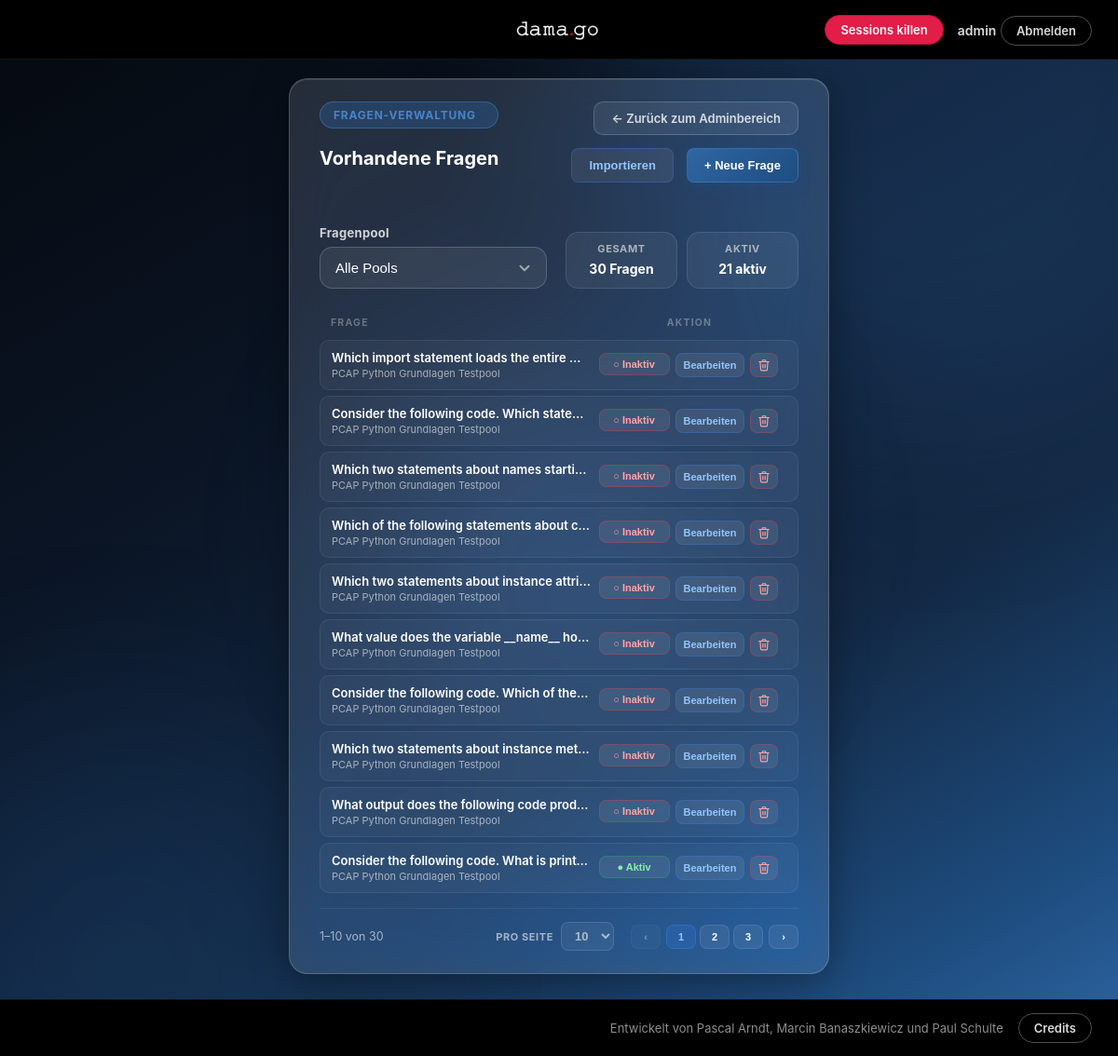
Screenshot of /PHP/manage_questions.php (signed in) with the database file from the repository.
### tables this page shows
CREATE TABLE `questions` (
  `id` int(10) unsigned NOT NULL AUTO_INCREMENT,
  `question_pool_id` int(10) unsigned NOT NULL,
  `question_text` text NOT NULL,
  `image_id` int(10) unsigned DEFAULT NULL,
  `explanation` text DEFAULT NULL,
  `created_by` int(10) unsigned NOT NULL,
  `is_active` tinyint(1) NOT NULL DEFAULT 0,
  `created_at` datetime NOT NULL DEFAULT current_timestamp(),
  `updated_at` datetime DEFAULT NULL ON UPDATE current_timestamp(),
  `updated_by` int(10) unsigned DEFAULT NULL,
  PRIMARY KEY (`id`),
  KEY `idx_questions_question_pool_id` (`question_pool_id`),
  KEY `idx_questions_created_by` (`created_by`),
  KEY `idx_questions_is_active` (`is_active`),
  KEY `idx_questions_image_id` (`image_id`),
  KEY `idx_questions_updated_by` (`updated_by`),
  CONSTRAINT `fk_questions_created_by` FOREIGN KEY (`created_by`) REFERENCES `users` (`id`) ON UPDATE CASCADE,
  CONSTRAINT `fk_questions_image` FOREIGN KEY (`image_id`) REFERENCES `media_files` (`id`) ON DELETE SET NULL ON UPDATE CASCADE,
  CONSTRAINT `fk_questions_question_pool` FOREIGN KEY (`question_pool_id`) REFERENCES `question_pools` (`id`) ON UPDATE CASCADE,
  CONSTRAINT `fk_questions_updated_by` FOREIGN KEY (`updated_by`) REFERENCES `users` (`id`) ON DELETE SET NULL ON UPDATE CASCADE
);

CREATE TABLE `question_pools` (
  `id` int(10) unsigned NOT NULL AUTO_INCREMENT,
  `name` varchar(100) NOT NULL,
  `description` text DEFAULT NULL,
  `created_by` int(10) unsigned NOT NULL,
  `is_active` tinyint(1) NOT NULL DEFAULT 1,
  `created_at` datetime NOT NULL DEFAULT current_timestamp(),
  `updated_at` datetime DEFAULT NULL ON UPDATE current_timestamp(),
  `updated_by` int(10) unsigned DEFAULT NULL,
  PRIMARY KEY (`id`),
  KEY `idx_question_pools_created_by` (`created_by`),
  KEY `idx_question_pools_name` (`name`),
  KEY `idx_question_pools_is_active` (`is_active`),
  KEY `idx_question_pools_updated_by` (`updated_by`),
  CONSTRAINT `fk_question_pools_created_by` FOREIGN KEY (`created_by`) REFERENCES `users` (`id`) ON UPDATE CASCADE,
  CONSTRAINT `fk_question_pools_updated_by` FOREIGN KEY (`updated_by`) REFERENCES `users` (`id`) ON DELETE SET NULL ON UPDATE CASCADE
);

### PHP/init.php (called while the page is built, shortened)
<?php
$username = $_SESSION["username"] ?? "Gast";
$role = $_SESSION["user_role"] ?? "guest";

### PHP/manage_questions.php (the view, shortened to what this page needs)
<?php
require_once 'init.php';
require_once 'db.php';
function e($val) {
    return htmlspecialchars((string)$val, ENT_QUOTES, 'UTF-8');
}
$selectedPool = isset($_GET['pool']) ? (int)$_GET['pool'] : 0;
if ($selectedPool > 0) {
    $stmtQ = $pdo->prepare("
        SELECT q.id, q.question_pool_id, q.question_text, q.explanation, q.is_active, q.image_id,
               qp.name AS pool_name, mf.file_name AS image_file
        FROM questions q
        INNER JOIN question_pools qp ON qp.id = q.question_pool_id
        LEFT JOIN media_files mf ON mf.id = q.image_id
        WHERE q.question_pool_id = ?
        ORDER BY q.id ASC
    ");
    $stmtQ->execute([$selectedPool]);
} else {
    $stmtQ = $pdo->query("
        SELECT q.id, q.question_pool_id, q.question_text, q.explanation, q.is_active, q.image_id,
               qp.name AS pool_name, mf.file_name AS image_file
        FROM questions q
        INNER JOIN question_pools qp ON qp.id = q.question_pool_id
        LEFT JOIN media_files mf ON mf.id = q.image_id
        ORDER BY q.question_pool_id ASC, q.id ASC
    ");
}
$questions = $stmtQ->fetchAll(PDO::FETCH_ASSOC);
$totalQuestions  = count($questions);
$activeQuestions = count(array_filter($questions, fn($q) => $q['is_active']));
$answersMap = [];
if (!empty($questions)) {
    $ids          = array_column($questions, 'id');
    $placeholders = implode(',', array_fill(0, count($ids), '?'));
    $stmtA = $pdo->prepare(
        "SELECT * FROM answer_options WHERE question_id IN ($placeholders) ORDER BY question_id, sort_order ASC"
    );
    $stmtA->execute($ids);
    foreach ($stmtA->fetchAll(PDO::FETCH_ASSOC) as $ans) {
        $answersMap[$ans['question_id']][] = $ans;
    }
}
?>
<!DOCTYPE html>
<html lang="de">
<head>
    <link rel="stylesheet" href="../CSS/style.css">
</head>
<body class="manage-questions-page">
<div class="page-orbs">
    <div class="orb orb-1"></div>
    <div class="orb orb-2"></div>
    <div class="orb orb-3"></div>
</div>
<?php include_once 'topbar.php'; ?>
<main class="play-layout">
    <section class="quiz-main mq-panel">
        <div class="mq-topbar">
            <div class="mq-topbar-info">
                <span class="eyebrow">Fragen-Verwaltung</span>
                <h2>Vorhandene Fragen</h2>
            </div>
            <div class="mq-topbar-actions mq-topbar-actions-stacked">
                <a href="<?php echo $role === 'admin' ? 'admin_area.php' : 'teacher_area.php'; ?>" class="back-button">
                    ← Zurück zum <?php echo $role === 'admin' ? 'Adminbereich' : 'Lehrerbereich'; ?>
                </a>
                <div class="mq-action-row">
                    <button type="button" class="btn-icon btn-edit mq-action-btn" onclick="openImportModal()">
                        Importieren
                    </button>
                    <button type="button" class="btn-icon btn-add mq-action-btn" onclick="openCreateModal()">
                        + Neue Frage
                    </button>
                </div>
            </div>
        </div>
        <div class="mq-toolbar">
            <form method="GET" action="manage_questions.php" class="form-group pool-filter-form mq-filter">
                <label for="poolFilter">Fragenpool</label>
                <select id="poolFilter" name="pool" onchange="this.form.submit()">
                    <option value="">Alle Pools</option>
                </select>
            </form>
            <div class="lobby-meta mq-meta">
                <div>
                    <span>Gesamt</span>
                    <strong><?php echo $totalQuestions; ?> Fragen</strong>
                </div>
                <div>
                    <span>Aktiv</span>
                    <strong><?php echo $activeQuestions; ?> aktiv</strong>
                </div>
            </div>
        </div>
        <div class="question-list-header">
            <span class="col-frage">Frage</span>
            <span class="col-qaktion">Aktion</span>
        </div>
        <div class="question-list" id="questionList">
            <?php if (empty($questions)): ?>
                <div class="empty-list-hint">
                    Keine Fragen gefunden.
                </div>
            <?php else: ?>
                <?php foreach ($questions as $q):
                    $qAnswers = $answersMap[$q['id']] ?? [];
                    $qData = [
                        'id'          => $q['id'],
                        'pool'        => $q['question_pool_id'],
                        'text'        => $q['question_text'],
                        'explanation' => $q['explanation'] ?? '',
                        'status'      => $q['is_active'] ? 'active' : 'inactive',
                        'image'       => $q['image_file'] ?? '',
                        'answers'     => array_map(fn($a) => [
                            'answer_text' => $a['answer_text'],
                            'explanation' => $a['explanation'],
                            'is_correct'  => (int)$a['is_correct'],
                            'sort_order'  => (int)$a['sort_order'],
                        ], $qAnswers),
                    ];
                ?>
                    <div class="question-row" data-pool="<?php echo $q['question_pool_id']; ?>" data-active="<?php echo $q['is_active']; ?>" data-tooltip="<?php echo e($q['question_text']); ?>">
                        <div class="col-frage">
                            <div class="mq-frage-texts">
                                <div class="question-text">
                                    <?php echo e($q['question_text']); ?>
                                </div>
                                <div class="question-pool-label"><?php echo e($q['pool_name']); ?></div>
                            </div>
                        </div>
                        <div class="col-qaktion">
                            <form method="POST" action="manage_questions.php<?php echo $selectedPool ? '?pool=' . $selectedPool : ''; ?>" class="inline-form">
                                <button type="submit" class="btn-icon <?php echo $q['is_active'] ? 'btn-toggle-active' : 'btn-toggle-inactive'; ?>">
                                    <?php echo $q['is_active'] ? '● Aktiv' : '○ Inaktiv'; ?>
                                </button>
                            </form>
                            <button type="button" class="btn-icon btn-edit"
                                data-question="<?php echo e(json_encode($qData)); ?>"
                                onclick="openEditQuestionModal(this)">
                                Bearbeiten
                            </button>
                            <button type="button" class="btn-icon btn-delete"
                                onclick="openDeleteQuestionModal(<?php echo $q['id']; ?>, this)"
                                data-text="<?php echo e($q['question_text']); ?>"
                                aria-label="Frage löschen" title="Frage löschen">
                            </button>
                        </div>
                    </div>
                <?php endforeach; ?>
            <?php endif; ?>
        </div>
        <?php if (!empty($questions)): ?>
            <div class="mq-pagination" id="mqPagination">
                <div class="mq-pagination-info">
                    <span id="mqRangeInfo"></span>
                </div>
                <div class="mq-pagination-controls">
                    <label class="mq-perpage">
                        Pro Seite
                        <select id="mqPerPage">
                            <option value="10" selected>10</option>
                        </select>
                    </label>
                    <div class="mq-pager">
                        <button type="button" class="btn-icon mq-pager-btn" id="mqPrev" aria-label="Vorherige Seite">‹</button>
                        <span class="mq-pager-pages" id="mqPages"></span>
                        <button type="button" class="btn-icon mq-pager-btn" id="mqNext" aria-label="Nächste Seite">›</button>
                    </div>
                </div>
            </div>
        <?php endif; ?>
    </section>
</main>
    <?php include_once 'footbar.php'; ?>
</body>
</html>

### PHP/topbar.php (shortened to what this page needs)
<?php
require_once 'init.php';
?>
<header class="topbar">
    <a class="topbar-brand">
        <img src="../damago-logo.png" alt="damago Logo" class="topbar-logo">
    </a>
    <div class="topbar-account topbar-account-spaced">
        <a href="kill_sessions.php" class="logout-button logout-button-kill" title="Löscht alle aktuellen Quiz-Sessions für Testzwecke">
            Sessions killen
        </a>
        <?php if ($username !== 'Gast'): ?>
            <div>
                <a href="profile.php" class="account-name account-link" data-tooltip="Klicken, um Profil zu bearbeiten"><?php echo htmlspecialchars($username); ?></a>
                <a href="logout.php" class="logout-button">Abmelden</a>
            </div>
        <?php endif; ?>
    </div>
</header>

### PHP/footbar.php (shortened to what this page needs)
<footer class="footbar">
    <div class="footbar-inner">
        <span class="footbar-credit">Entwickelt von Pascal Arndt, Marcin Banaszkiewicz und Paul Schulte</span>
        <a href="credits.php" class="footbar-button">Credits</a>
    </div>
</footer>

### rows the page displays
questions: question_text "Which import statement loads the entire…", question_pool.name "PCAP Python Grundlagen Testpool", is_active "○ Inaktiv"
questions: question_text "Consider the following code. Which state…", question_pool.name "PCAP Python Grundlagen Testpool", is_active "○ Inaktiv"
questions: question_text "Which two statements about names starti…", question_pool.name "PCAP Python Grundlagen Testpool", is_active "○ Inaktiv"
questions: question_text "Which of the following statements about c…", question_pool.name "PCAP Python Grundlagen Testpool", is_active "○ Inaktiv"
questions: question_text "Which two statements about instance attri…", question_pool.name "PCAP Python Grundlagen Testpool", is_active "○ Inaktiv"
questions: question_text "What value does the variable __name__ ho…", question_pool.name "PCAP Python Grundlagen Testpool", is_active "○ Inaktiv"
questions: question_text "Consider the following code. Which of the…", question_pool.name "PCAP Python Grundlagen Testpool", is_active "○ Inaktiv"
questions: question_text "Which two statements about instance met…", question_pool.name "PCAP Python Grundlagen Testpool", is_active "○ Inaktiv"
questions: question_text "What output does the following code prod…", question_pool.name "PCAP Python Grundlagen Testpool", is_active "○ Inaktiv"
questions: question_text "Consider the following code. What is print…", question_pool.name "PCAP Python Grundlagen Testpool", is_active "● Aktiv"

### other values shown
$username "admin"
$totalQuestions "30"
$activeQuestions "21"
